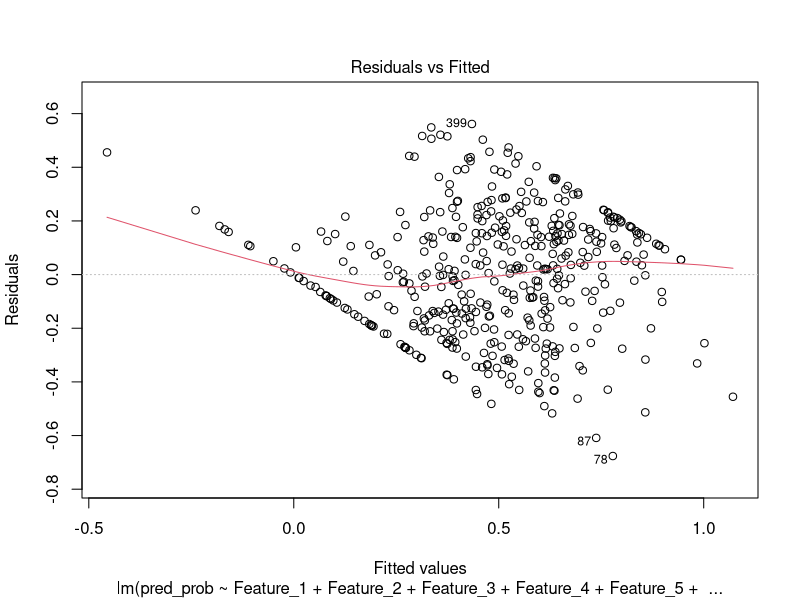
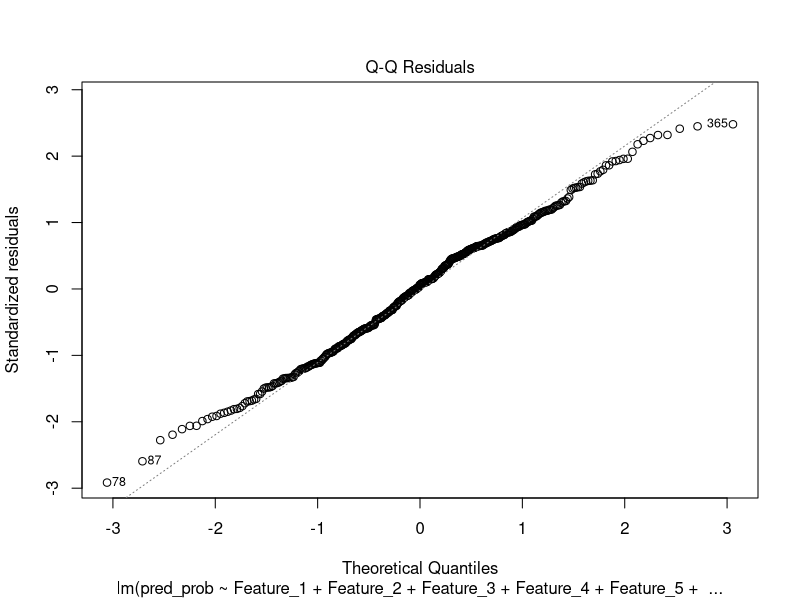
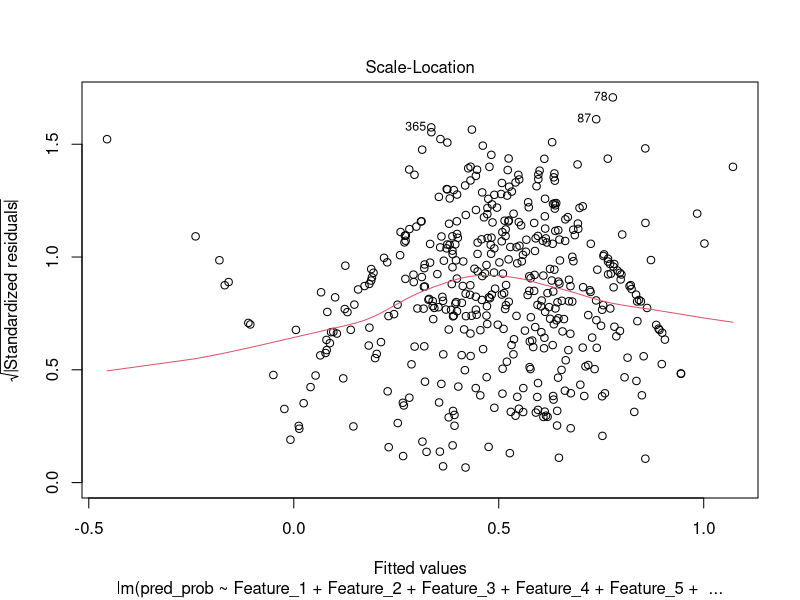
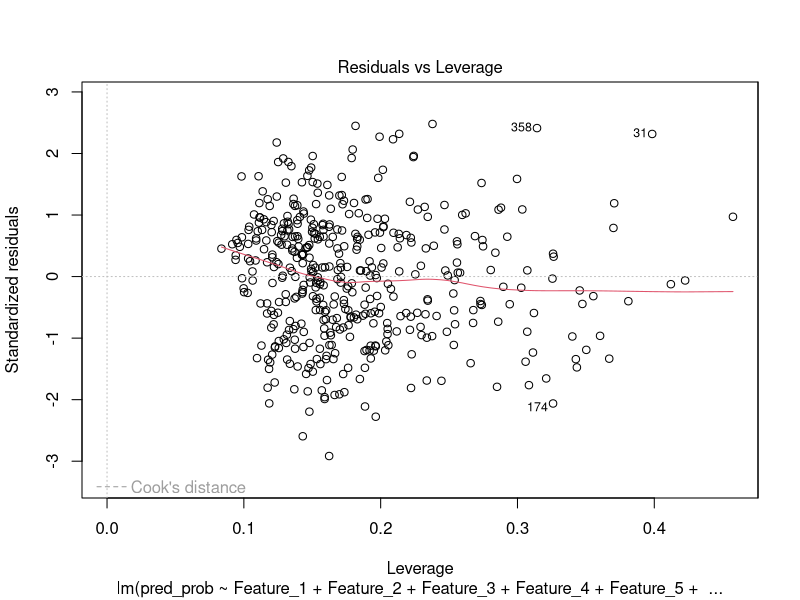
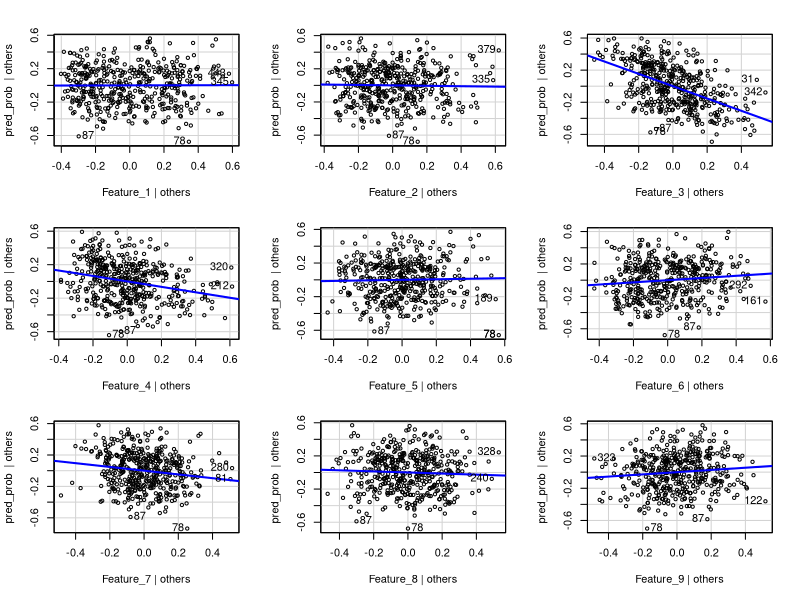
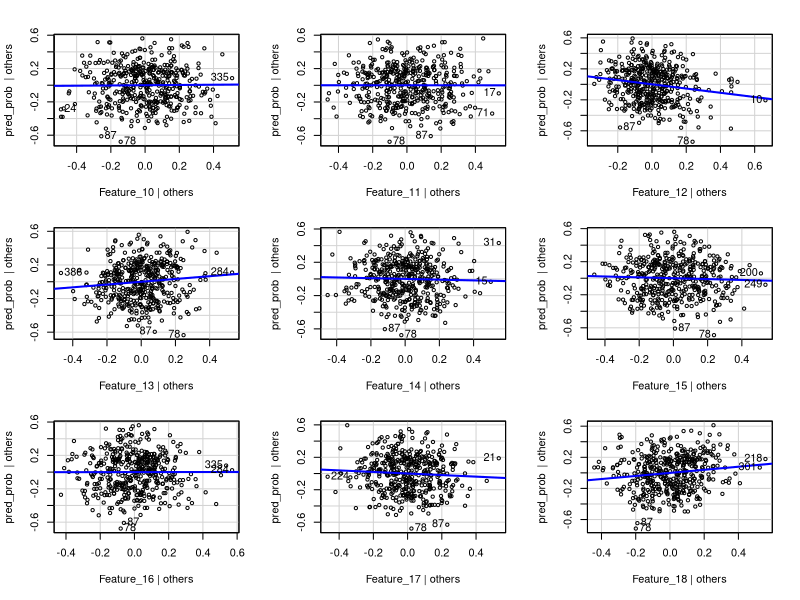
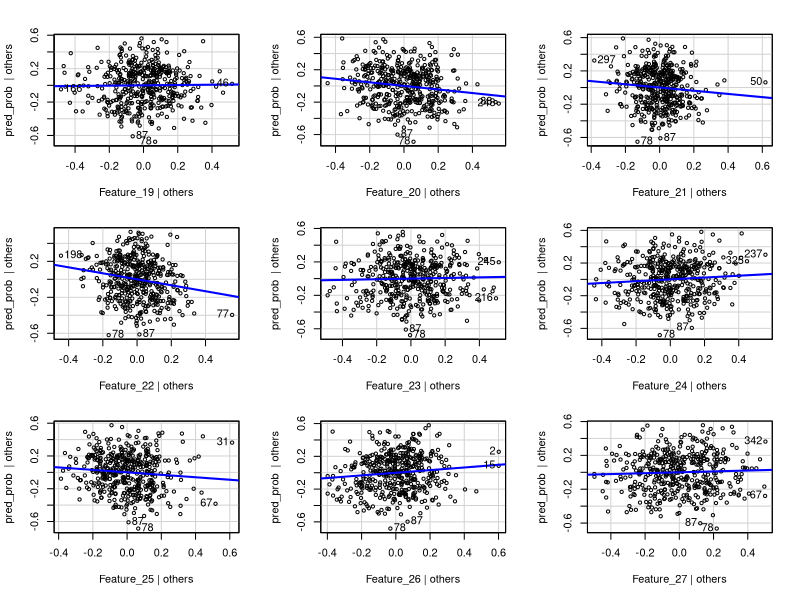
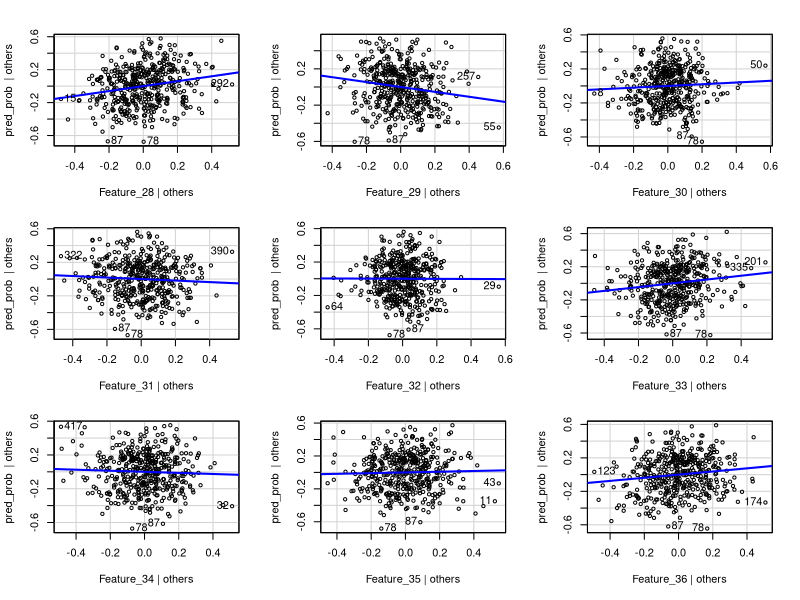

Reproduce these figures in R, in order. (Note: this script raises an error after producing the figures.)
## ---- chunk 1
knitr::opts_chunk$set(echo = TRUE)
## ---- chunk 2
# Load the required libraries
library(tidyverse)
library(caret)
library(MASS)
library(car)


## ---- chunk 3
# Load the dataset
data <- read.csv("pca_data_80.csv")  # Update with the actual CSV file name

# Display the structure of the loaded data
str(data)

## ---- chunk 4
# Load the dplyr package for data manipulation
library(dplyr)

# Normalize each feature to the range [0, 1]
normalized_data <- data %>%
  mutate(across(starts_with("Feature"), ~ (.-min(.)) / (max(.) - min(.))))

# Display the first few rows of the normalized data
head(normalized_data)


## ---- chunk 5
col_name <- NULL;
for (i in 1:80) {
  
  col_name <-  paste0(col_name,"Feature_", i,"+")
  #data[, col_name] <- boxcox(data[, paste0("Feature_", i)], lambda = NULL)$x
}
cat(col_name)
## ---- chunk 6
model_2  = lm(pred_prob ~ Feature_1+Feature_2+Feature_3+Feature_4+Feature_5+Feature_6+Feature_7+Feature_8+Feature_9+Feature_10+Feature_11+Feature_12+Feature_13+Feature_14+Feature_15+Feature_16+Feature_17+Feature_18+Feature_19+Feature_20+Feature_21+Feature_22+Feature_23+Feature_24+Feature_25+Feature_26+Feature_27+Feature_28+Feature_29+Feature_30+Feature_31+Feature_32+Feature_33+Feature_34+Feature_35+Feature_36+Feature_37+Feature_38+Feature_39+Feature_40+Feature_41+Feature_42+Feature_43+Feature_44+Feature_45+Feature_46+Feature_47+Feature_48+Feature_49+Feature_50+Feature_51+Feature_52+Feature_53+Feature_54+Feature_55+Feature_56+Feature_57+Feature_58+Feature_59+Feature_60+Feature_61+Feature_62+Feature_63+Feature_64+Feature_65+Feature_66+Feature_67+Feature_68+Feature_69+Feature_70+Feature_71+Feature_72+Feature_73+Feature_74+Feature_75+Feature_76+Feature_77+Feature_78+Feature_79+Feature_80, data = normalized_data)
summary(model_2)
## ---- chunk 7

plot(model_2)
## ---- chunk 8

residuals <- residuals(model_2)

# Create the AV plot
avPlots(model_2)

# Create the CR plot
crPlots(model_2)

## ---- chunk 9
# Apply Box-Cox transformation to the target variable (response) if needed
# For example, if you have a response variable named 'y', you can transform it like this:
# data$y_transformed <- boxcox(data$y, lambda = NULL)
# Uncomment and modify the above line based on your data

# Apply Box-Cox transformation to the features
# Assuming the transformed features are named 'Feature_1_transformed', ..., 'Feature_10_transformed'

boxcox(data[, paste0("Feature_1")], lambda = NULL)
for (i in 1:10) {
  boxcox(data[, paste0("Feature_", i)], lambda = NULL)
  #col_name <- paste0("Feature_", i, "_transformed")
  #data[, col_name] <- boxcox(data[, paste0("Feature_", i)], lambda = NULL)$x
}

# Define the list of transformed feature names
transformed_feature_names <- paste0("Feature_", 1:10, "_transformed")  # Adjust the range as needed

# Construct the formula for MLR
formula <- reformulate(transformed_feature_names, response = "y")

# Perform Multiple Linear Regression (MLR) using the transformed features
model <- lm(formula, data = data)

# Display the summary of the MLR model
summary(model)


